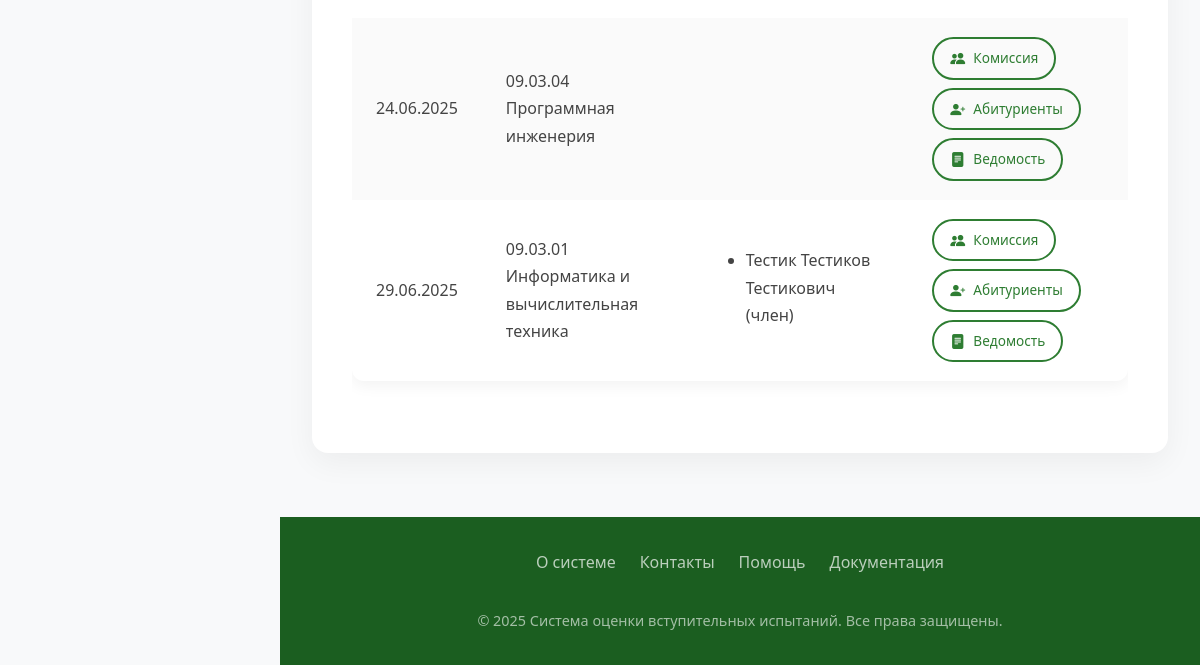
Page /exam_dates (signed in, lower part) on the earlier database version.
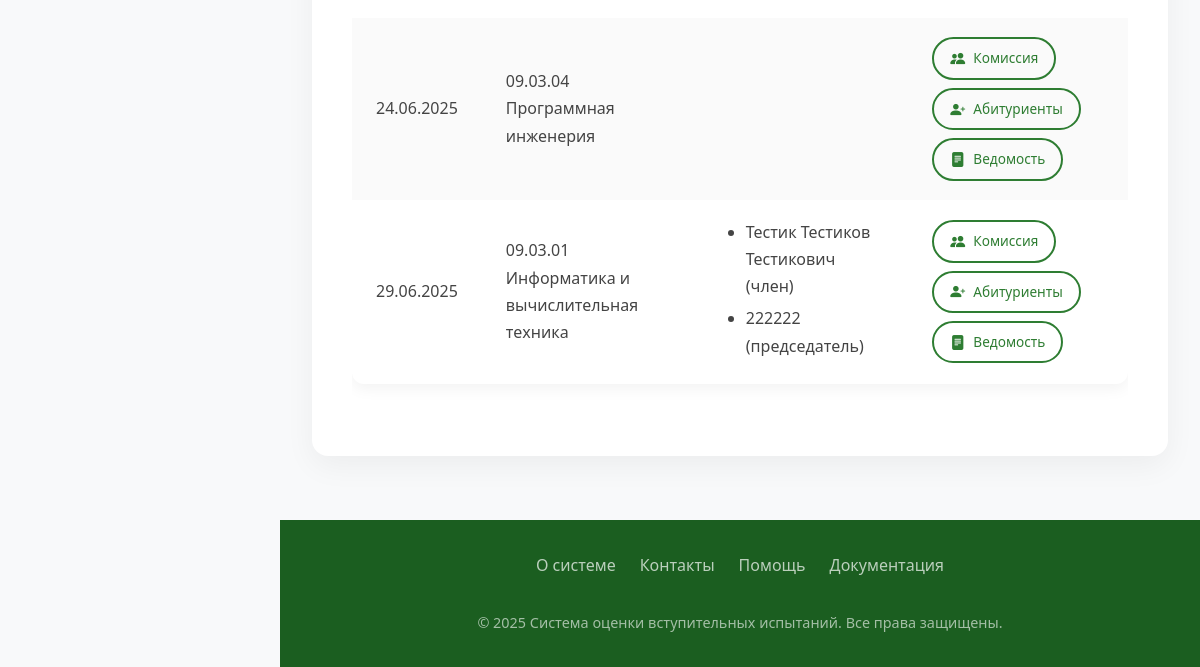
Same page on the later database version.
### app/models.py (models this page shows)
class ExamDate(db.Model):
    id = db.Column(db.Integer, primary_key=True)
    date = db.Column(db.DateTime, nullable=False)
    program_id = db.Column(db.Integer, db.ForeignKey('program.id'), nullable=False)
    commission = db.relationship('CommissionMember', backref='exam_date', lazy=True, cascade='all, delete-orphan')
    applicants = db.relationship('Applicant', backref='exam_date', lazy=True)

class Program(db.Model):
    id = db.Column(db.Integer, primary_key=True)
    code = db.Column(db.String(50), nullable=False)
    name = db.Column(db.String(200), nullable=False)
    school_id = db.Column(db.Integer, db.ForeignKey('engineering_school.id'))
    questions = db.relationship('Question', backref='program', lazy=True, cascade='all, delete-orphan')
    standard_commission = db.relationship('StandardCommission', backref='program', lazy=True, cascade='all, delete-orphan')
    applicants = db.relationship('Applicant', backref='program', lazy=True)
    exam_dates = db.relationship('ExamDate', backref='program', lazy=True)

class CommissionMember(db.Model):
    id = db.Column(db.Integer, primary_key=True)
    exam_date_id = db.Column(db.Integer, db.ForeignKey('exam_date.id'), nullable=False)
    user_id = db.Column(db.Integer, db.ForeignKey('user.id'), nullable=False)
    role = db.Column(db.String(50), nullable=False)  # 'председатель', 'заместитель', 'член'
    user = db.relationship('User', back_populates='commission_members')

class User(UserMixin, db.Model):
    id = db.Column(db.Integer, primary_key=True)
    username = db.Column(db.String(80), unique=True, nullable=False)
    password = db.Column(db.String(120), nullable=False)
    full_name = db.Column(db.String(100), nullable=False)
    position = db.Column(db.String(100), nullable=False)
    role = db.Column(db.String(20), nullable=False)  # 'admin', 'secretary', 'commission'
    school_id = db.Column(db.Integer, db.ForeignKey('engineering_school.id'))
    engineering_school = db.relationship('EngineeringSchool', backref='users')
    commission_members = db.relationship('CommissionMember', back_populates='user', cascade='all, delete-orphan')
    standard_commissions = db.relationship('StandardCommission', back_populates='user', cascade='all, delete-orphan')

### app/routes.py (the view, shortened to what this page needs)
@routes.route('/exam_dates', methods=['GET', 'POST'])
@login_required
def exam_dates():
    if current_user.role not in ['admin', 'secretary']:
        abort(403)
    form = ExamDateForm()
    if current_user.role == 'secretary':
        form.program_id.choices = [
            (p.id, f"{p.code} {p.name}")
            for p in Program.query.filter_by(school_id=current_user.school_id)
        ]
    exam_dates = ExamDate.query.all()
    return render_template('exam_dates.html', form=form, exam_dates=exam_dates)

### app/templates/exam_dates.html (shortened to what this page needs)
{% extends "base.html" %}
{% block content %}
<div class="admin-container">
    <div class="content-card">
        <div class="table-responsive">
            <table class="elegant-table">
                <tbody>
                    {% for exam_date in exam_dates %}
                    <tr>
                        <td>{{ exam_date.date.strftime('%d.%m.%Y') }}</td>
                        <td>{{ exam_date.program.code }} {{ exam_date.program.name }}</td>
                        <td>
                            <ul class="commission-list">
                                {% for member in exam_date.commission %}
                                <li>{{ member.user.full_name }} ({{ member.role }})</li>
                                {% endfor %}
                            </ul>
                        </td>
                        <td>
                            <div class="action-buttons">
                                <a href="{{ url_for('routes.assign_commission', exam_date_id=exam_date.id) }}"
                                   class="btn btn-outline-elegant btn-elegant btn-sm">
                                    <i class="bi bi-people-fill"></i> Комиссия
                                </a>
                                <a href="{{ url_for('routes.assign_applicants', exam_date_id=exam_date.id) }}"
                                   class="btn btn-outline-elegant btn-elegant btn-sm">
                                    <i class="bi bi-person-plus-fill"></i> Абитуриенты
                                </a>
                                <a href="{{ url_for('routes.view_vedomost', exam_date_id=exam_date.id) }}"
                                   class="btn btn-outline-elegant btn-elegant btn-sm">
                                    <i class="bi bi-file-text-fill"></i> Ведомость
                                </a>
                            </div>
                        </td>
                    </tr>
                    {% else %}
                    <tr>
                        <td colspan="4" class="text-center py-4">Нет созданных экзаменационных дат</td>
                    </tr>
                    {% endfor %}
                </tbody>
            </table>
        </div>
    </div>
</div>
{% endblock %}

Differences in the rows shown:
added CommissionMember: user.full_name "222222", role "председатель", shown under ExamDate "Информатика и вычислительная техника"
